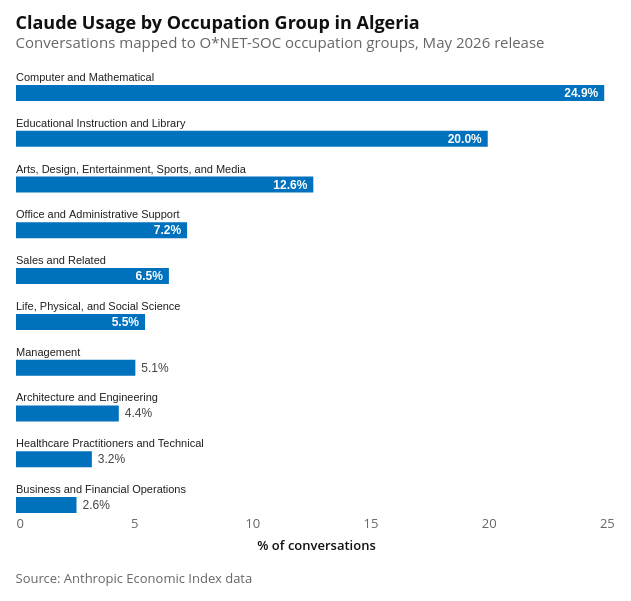

Notebook code cell kept with this figure:
### Code cell
occupation_bar_chart = make_bar(
    occupation_df,
    label_col="soc_name",
    value_col="pct",
    title=f"Claude Usage by Occupation Group in {COUNTRY_NAME}",
    subtitle="Conversations mapped to O*NET-SOC occupation groups, May 2026 release",
    top_n=10,
)
attaviz.add_caption(occupation_bar_chart, "Source: Anthropic Economic Index data")

### Figure 1 — Vega-Lite specification as saved in the notebook (floating-point values rounded to 4 significant figures)
{"config": {"background": "white", "padding": 15, "mark": {"tooltip": true}, "point": {"filled": true, "size": 60, "stroke": "white", "strokeWidth": 1}, "circle": {"filled": true, "stroke": "white", "strokeWidth": 1}, "square": {"filled": true, "stroke": "white", "strokeWidth": 1}, "line": {"strokeWidth": 4, "strokeCap": "round", "strokeJoin": "round"}, "bar": {"cornerRadiusEnd": 0}, "area": {"opacity": 0.7}, "arc": {"stroke": "white", "strokeWidth": 1}, "rect": {"stroke": "#8A969F", "strokeWidth": 0.5}, "geoshape": {"stroke": "#666666", "strokeWidth": 0.3, "strokeJoin": "round", "strokeCap": "round"}, "title": {"font": "Open Sans, sans-serif", "fontSize": 18, "fontWeight": 700, "lineHeight": 22, "color": "#111111", "anchor": "start", "offset": 21, "subtitleFont": "Open Sans, sans-serif", "subtitleFontSize": 15, "subtitleFontWeight": 400, "subtitleLineHeight": 18, "subtitleColor": "#666666", "subtitlePadding": 3}, "axis": {"domain": false, "grid": true, "gridColor": "#CED4DE", "gridDash": [4, 2], "gridWidth": 1, "labelFont": "Open Sans, sans-serif", "labelFontSize": 13, "labelFontWeight": 400, "labelColor": "#666666", "labelPadding": 3, "tickColor": "#CED4DE", "tickSize": 5, "tickCount": 5, "titleFont": "Open Sans, sans-serif", "titleFontSize": 13, "titleFontWeight": 600, "titleColor": "#111111", "titlePadding": 9}, "axisX": {"grid": false, "tickSize": 0, "labelAngle": 0}, "axisY": {"domain": false, "ticks": false, "gridColor": "#CED4DE", "gridDash": [4, 2], "gridWidth": 1}, "axisQuantitative": {"tickCount": 5}, "axisBand": {"labelPadding": 6, "tickSize": 0}, "axisTemporal": {"grid": false}, "legend": {"labelFont": "Open Sans, sans-serif", "labelFontSize": 13, "labelFontWeight": 600, "labelColor": "#111111", "titleFont": "Open Sans, sans-serif", "titleFontSize": 13, "titleFontWeight": 600, "titleColor": "#111111", "titlePadding": 3, "symbolSize": 196, "symbolStrokeWidth": 0, "padding": 15, "offset": 21, "columnPadding": 21, "orient": "bottom", "labelLimit": 200, "titleLimit": 200}, "view": {"stroke": null, "continuousWidth": 600, "continuousHeight": 400}, "range": {"category": ["#34A7F2", "#FF9800", "#664AB6", "#4EC2C0", "#F3578E", "#081079", "#0C7C68", "#AA0000", "#DDDA21"], "diverging": ["#920000", "#BD6126", "#E3A763", "#EFEFEF", "#80BDE7", "#3587C3", "#025288"], "heatmap": ["#E3F6FD", "#75CCEC", "#089BD4", "#0169A1", "#023B6F"], "ordinal": ["#E3F6FD", "#75CCEC", "#089BD4", "#0169A1", "#023B6F"], "ramp": ["#E3F6FD", "#75CCEC", "#089BD4", "#0169A1", "#023B6F"]}, "scale": {"bandPaddingInner": 0.2, "bandPaddingOuter": 0.1, "pointPadding": 0.5}, "header": {"labelFont": "Open Sans, sans-serif", "labelFontSize": 13, "labelFontWeight": 600, "labelColor": "#111111", "titleFont": "Open Sans, sans-serif", "titleFontSize": 15, "titleFontWeight": 600, "titleColor": "#111111"}, "concat": {"spacing": 18}, "facet": {"spacing": 18}, "selection": {"point": {"on": "click", "clear": "dblclick"}, "interval": {"mark": {"fill": "#0071BC", "fillOpacity": 0.15, "stroke": "#0071BC", "strokeWidth": 1}}}}, "vconcat": [{"layer": [{"mark": {"type": "bar", "size": 16}, "encoding": {"color": {"value": "#0071BC"}, "tooltip": [{"field": "soc_name", "title": "Group", "type": "nominal"}, {"field": "_value_label", "title": "Value", "type": "nominal"}], "x": {"field": "pct", "scale": {"domain": [0, 25.39], "nice": false}, "title": "% of conversations", "type": "quantitative"}, "y": {"axis": null, "field": "soc_name", "scale": {"paddingInner": 0.6047, "paddingOuter": 0}, "sort": ["Computer and Mathematical", "Educational Instruction and Library", "Arts, Design, Entertainment, Sports, and Media", "Office and Administrative Support", "Sales and Related", "Life, Physical, and Social Science", "Management", "Architecture and Engineering", "Healthcare Practitioners and Technical", "Business and Financial Operations"], "title": null, "type": "nominal"}}}, {"mark": {"type": "text", "align": "right", "baseline": "middle", "color": "white", "dx": -6, "fontSize": 12, "fontWeight": "bold"}, "encoding": {"text": {"field": "_value_label", "type": "nominal"}, "x": {"field": "_x", "type": "quantitative"}, "y": {"axis": null, "field": "soc_name", "scale": {"paddingInner": 0.6047, "paddingOuter": 0}, "sort": ["Computer and Mathematical", "Educational Instruction and Library", "Arts, Design, Entertainment, Sports, and Media", "Office and Administrative Support", "Sales and Related", "Life, Physical, and Social Science", "Management", "Architecture and Engineering", "Healthcare Practitioners and Technical", "Business and Financial Operations"], "title": null, "type": "nominal"}}, "transform": [{"filter": "datum['pct'] >= 5.077560000000001"}]}, {"mark": {"type": "text", "align": "left", "baseline": "middle", "dx": 6, "fontSize": 12}, "encoding": {"color": {"condition": {"test": "isValid(datum['pct'])", "value": "#444"}, "value": "#8A969F"}, "text": {"field": "_value_label", "type": "nominal"}, "x": {"field": "_x", "type": "quantitative"}, "y": {"axis": null, "field": "soc_name", "scale": {"paddingInner": 0.6047, "paddingOuter": 0}, "sort": ["Computer and Mathematical", "Educational Instruction and Library", "Arts, Design, Entertainment, Sports, and Media", "Office and Administrative Support", "Sales and Related", "Life, Physical, and Social Science", "Management", "Architecture and Engineering", "Healthcare Practitioners and Technical", "Business and Financial Operations"], "title": null, "type": "nominal"}}, "transform": [{"filter": "!(datum['pct'] >= 5.077560000000001)"}]}, {"mark": {"type": "text", "align": "left", "baseline": "bottom", "color": "#222", "dy": -10}, "encoding": {"text": {"field": "soc_name", "type": "nominal"}, "x": {"field": "_zero", "type": "quantitative"}, "y": {"axis": null, "field": "soc_name", "scale": {"paddingInner": 0.6047, "paddingOuter": 0}, "sort": ["Computer and Mathematical", "Educational Instruction and Library", "Arts, Design, Entertainment, Sports, and Media", "Office and Administrative Support", "Sales and Related", "Life, Physical, and Social Science", "Management", "Architecture and Engineering", "Healthcare Practitioners and Technical", "Business and Financial Operations"], "title": null, "type": "nominal"}}}], "height": 430, "title": {"text": "Claude Usage by Occupation Group in Algeria", "subtitle": "Conversations mapped to O*NET-SOC occupation groups, May 2026 release"}, "width": 600}], "data": {"name": "data-80d395fdc425d6f2663c1ecc75e5a86c"}, "title": {"text": "Source: Anthropic Economic Index data", "anchor": "start", "color": "#666666", "font": "Open Sans, sans-serif", "fontSize": 13, "fontWeight": 400, "lineHeight": 20, "offset": 21, "orient": "bottom"}, "$schema": "https://vega.github.io/schema/vega-lite/v6.4.1.json", "datasets": {"data-80d395fdc425d6f2663c1ecc75e5a86c": [{"soc_name": "Computer and Mathematical", "pct": 24.89, "_zero": 0.0, "_x": 24.89, "_value_label": "24.9%"}, {"soc_name": "Educational Instruction and Library", "pct": 19.96, "_zero": 0.0, "_x": 19.96, "_value_label": "20.0%"}, {"soc_name": "Arts, Design, Entertainment, Sports, and Media", "pct": 12.58, "_zero": 0.0, "_x": 12.58, "_value_label": "12.6%"}, {"soc_name": "Office and Administrative Support", "pct": 7.24, "_zero": 0.0, "_x": 7.24, "_value_label": "7.2%"}, {"soc_name": "Sales and Related", "pct": 6.47, "_zero": 0.0, "_x": 6.47, "_value_label": "6.5%"}, {"soc_name": "Life, Physical, and Social Science", "pct": 5.46, "_zero": 0.0, "_x": 5.46, "_value_label": "5.5%"}, {"soc_name": "Management", "pct": 5.05, "_zero": 0.0, "_x": 5.05, "_value_label": "5.1%"}, {"soc_name": "Architecture and Engineering", "pct": 4.35, "_zero": 0.0, "_x": 4.35, "_value_label": "4.4%"}, {"soc_name": "Healthcare Practitioners and Technical", "pct": 3.21, "_zero": 0.0, "_x": 3.21, "_value_label": "3.2%"}, {"soc_name": "Business and Financial Operations", "pct": 2.56, "_zero": 0.0, "_x": 2.56, "_value_label": "2.6%"}]}}
